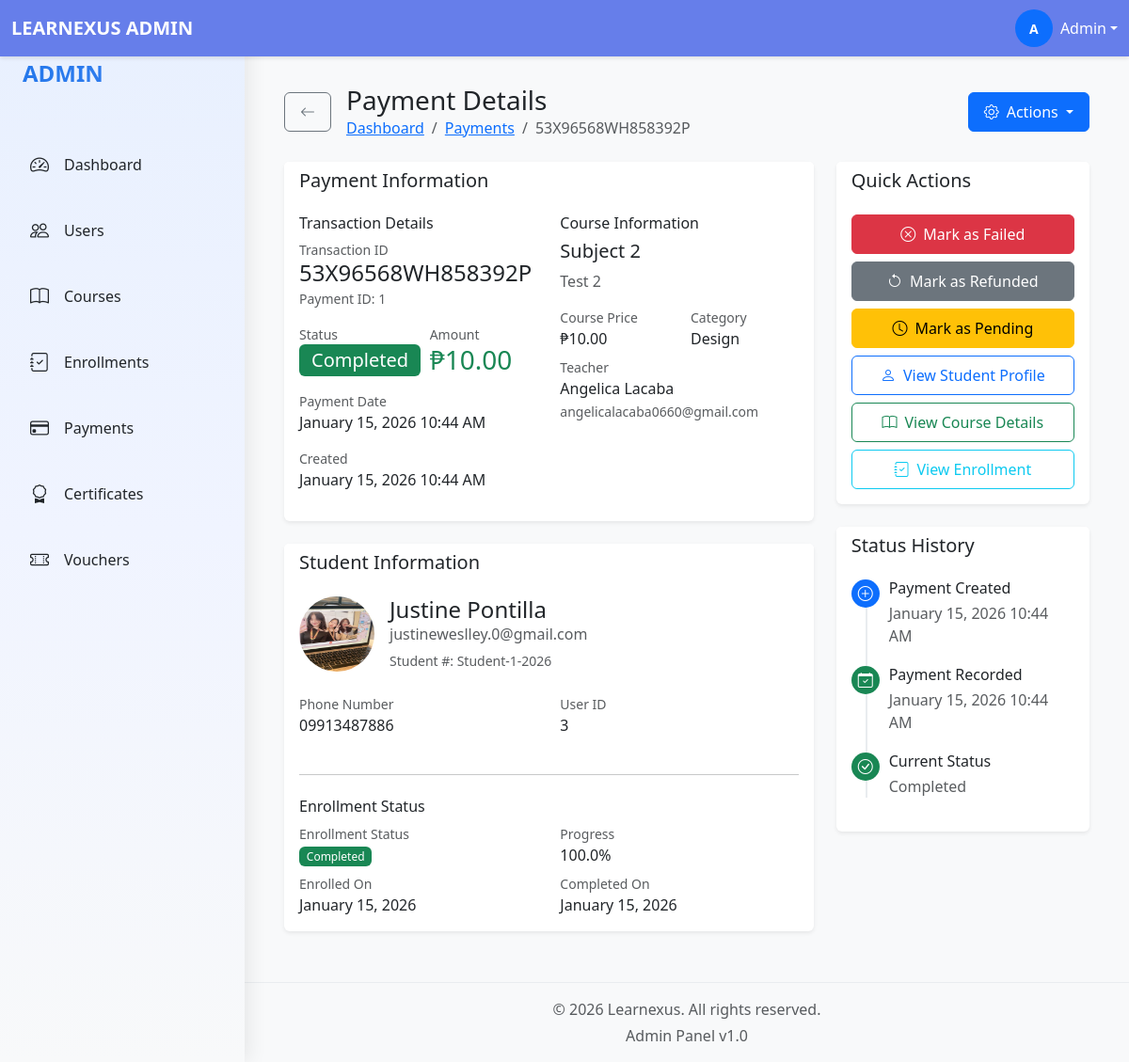
The app's page /admin/payment_view.php?id=1 (signed in) with its own data.
### tables this page shows
CREATE TABLE `payments` (
  `paymentID` int(11) NOT NULL,
  `enrollmentID` int(11) NOT NULL,
  `userID` int(11) NOT NULL,
  `courseID` int(11) NOT NULL,
  `amount` decimal(10,2) NOT NULL,
  `transactionReference` varchar(255) DEFAULT NULL,
  `status` enum('pending','completed','failed','refunded') DEFAULT 'pending',
  `paymentDate` timestamp NULL DEFAULT NULL,
  `createdAt` timestamp NOT NULL DEFAULT current_timestamp()
);

CREATE TABLE `courses` (
  `courseID` int(11) NOT NULL,
  `teacherID` int(11) NOT NULL,
  `title` varchar(255) NOT NULL,
  `description` text DEFAULT NULL,
  `price` decimal(10,2) DEFAULT 0.00,
  `category` varchar(100) DEFAULT NULL,
  `status` enum('draft','published','archived') DEFAULT 'draft',
  `passingScore` int(11) DEFAULT 70,
  `createdAt` timestamp NOT NULL DEFAULT current_timestamp()
);

CREATE TABLE `users` (
  `userID` int(11) NOT NULL,
  `email` varchar(255) NOT NULL,
  `passwordHash` varchar(255) NOT NULL,
  `firstName` varchar(100) NOT NULL,
  `lastName` varchar(100) NOT NULL,
  `middleInitial` varchar(5) NOT NULL,
  `phone` varchar(20) DEFAULT NULL,
  `avatar` varchar(255) DEFAULT NULL,
  `phoneVerified` tinyint(1) DEFAULT 0,
  `emailVerified` tinyint(1) DEFAULT 0,
  `role` enum('student','instructor','admin') DEFAULT 'student',
  `status` enum('active','inactive','suspended') DEFAULT 'active',
  `createdAt` timestamp NOT NULL DEFAULT current_timestamp(),
  `studentNumber` varchar(50) DEFAULT NULL,
  `teacherNumber` varchar(50) DEFAULT NULL
);

CREATE TABLE `enrollments` (
  `enrollmentID` int(11) NOT NULL,
  `userID` int(11) NOT NULL,
  `courseID` int(11) NOT NULL,
  `paymentID` int(11) DEFAULT NULL,
  `progressPercentage` decimal(5,2) DEFAULT 0.00,
  `enrolledAt` timestamp NOT NULL DEFAULT current_timestamp(),
  `completedAt` timestamp NULL DEFAULT NULL,
  `status` enum('active','completed','dropped','pending') DEFAULT 'active'
);

### admin/payment_view.php (the view, shortened to what the rows shown need)
<?php
require_once '../database/db_connect.php';
$paymentID = (int)$_GET['id'];
try {
    $stmt = $conn->prepare("
        SELECT
            p.*,
            u.userID,
            u.firstName,
            u.lastName,
            u.email,
            u.phone,
            u.avatar,
            u.studentNumber,
            c.courseID,
            c.title as courseTitle,
            c.description as courseDescription,
            c.price as coursePrice,
            c.category,
            c.teacherID,
            ct.firstName as teacherFirstName,
            ct.lastName as teacherLastName,
            ct.email as teacherEmail,
            e.enrollmentID,
            e.progressPercentage,
            e.status as enrollmentStatus,
            e.enrolledAt,
            e.completedAt
        FROM payments p
        JOIN users u ON p.userID = u.userID
        JOIN courses c ON p.courseID = c.courseID
        JOIN users ct ON c.teacherID = ct.userID
        LEFT JOIN enrollments e ON p.enrollmentID = e.enrollmentID
        WHERE p.paymentID = ?
    ");
    $stmt->execute([$paymentID]);
    $payment = $stmt->fetch();
} catch (PDOException $e) {
    error_log("Payment View Error: " . $e->getMessage());
    $_SESSION['error'] = 'Error loading payment details';
    header('Location: payments.php');
    exit();
}
include 'includes/header.php';
?>
<div class="main-content">
    <div class="container-fluid">
        <div class="d-flex justify-content-between align-items-center mb-4">
            <div class="d-flex align-items-center">
                <div>
                    <h1 class="h3 mb-0">Payment Details</h1>
                    <nav aria-label="breadcrumb">
                        <ol class="breadcrumb mb-0">
                            <li class="breadcrumb-item"><a href="dashboard.php">Dashboard</a></li>
                            <li class="breadcrumb-item"><a href="payments.php">Payments</a></li>
                            <li class="breadcrumb-item active" aria-current="page"><?php echo htmlspecialchars($payment['transactionReference']); ?></li>
                        </ol>
                    </nav>
                </div>
            </div>
        </div>
        <div class="row mb-4">
            <div class="col-lg-8">
                <div class="card border-0 shadow-sm mb-4">
                    <div class="card-body">
                        <div class="row">
                            <div class="col-md-6">
                                <div class="mb-3">
                                    <small class="text-muted d-block">Transaction ID</small>
                                    <h4 class="mb-0"><?php echo htmlspecialchars($payment['transactionReference']); ?></h4>
                                    <small class="text-muted">Payment ID: <?php echo $payment['paymentID']; ?></small>
                                </div>
                                <div class="row mb-3">
                                    <div class="col-6">
                                        <small class="text-muted d-block">Status</small>
                                        <span class="badge bg-<?php
                                            echo $payment['status'] === 'completed' ? 'success' :
                                                ($payment['status'] === 'pending' ? 'warning' :
                                                ($payment['status'] === 'failed' ? 'danger' : 'secondary'));
                                        ?> fs-5">
                                            <?php echo ucfirst($payment['status']); ?>
                                        </span>
                                    </div>
                                    <div class="col-6">
                                        <small class="text-muted d-block">Amount</small>
                                        <h3 class="text-success mb-0">₱<?php echo number_format($payment['amount'], 2); ?></h3>
                                    </div>
                                </div>
                                <div class="mb-3">
                                    <small class="text-muted d-block">Payment Date</small>
                                    <p class="mb-0">
                                        <?php if ($payment['paymentDate']): ?>
                                            <?php echo date('F d, Y h:i A', strtotime($payment['paymentDate'])); ?>
                                        <?php else: ?>
                                            <span class="text-warning">Not paid yet</span>
                                        <?php endif; ?>
                                    </p>
                                </div>
                                <div class="mb-3">
                                    <small class="text-muted d-block">Created</small>
                                    <p class="mb-0"><?php echo date('F d, Y h:i A', strtotime($payment['createdAt'])); ?></p>
                                </div>
                            </div>
                            <div class="col-md-6">
                                <h6>Course Information</h6>
                                <h5 class="mb-2"><?php echo htmlspecialchars($payment['courseTitle']); ?></h5>
                                <p class="text-muted"><?php echo htmlspecialchars(substr($payment['courseDescription'], 0, 150)) . (strlen($payment['courseDescription']) > 150 ? '...' : ''); ?></p>
                                <div class="row mb-2">
                                    <div class="col-6">
                                        <small class="text-muted d-block">Course Price</small>
                                        <p class="mb-0">₱<?php echo number_format($payment['coursePrice'], 2); ?></p>
                                    </div>
                                    <div class="col-6">
                                        <small class="text-muted d-block">Category</small>
                                        <p class="mb-0"><?php echo !empty($payment['category']) ? htmlspecialchars($payment['category']) : 'N/A'; ?></p>
                                    </div>
                                </div>
                                <div class="mb-3">
                                    <small class="text-muted d-block">Teacher</small>
                                    <p class="mb-0"><?php echo htmlspecialchars($payment['teacherFirstName'] . ' ' . $payment['teacherLastName']); ?></p>
                                    <small class="text-muted"><?php echo htmlspecialchars($payment['teacherEmail']); ?></small>
                                </div>
                            </div>
                        </div>
                    </div>
                </div>
                <div class="card border-0 shadow-sm">
                    <div class="card-body">
                        <div class="d-flex align-items-center mb-4">
                            <?php if (!empty($payment['avatar'])): ?>
                                <img src="<?php echo htmlspecialchars($payment['avatar']); ?>"
                                     class="rounded-circle me-3"
                                     width="80"
                                     height="80"
                                     alt="Avatar">
                            <?php else: ?>
                                <div class="avatar-lg bg-primary text-white rounded-circle d-flex align-items-center justify-content-center me-3">
                                    <?php echo strtoupper(substr($payment['firstName'], 0, 1)); ?>
                                </div>
                            <?php endif; ?>
                            <div>
                                <h4 class="mb-0"><?php echo htmlspecialchars($payment['firstName'] . ' ' . $payment['lastName']); ?></h4>
                                <p class="text-muted mb-1"><?php echo htmlspecialchars($payment['email']); ?></p>
                                <?php if (!empty($payment['studentNumber'])): ?>
                                    <small class="text-muted">Student #: <?php echo htmlspecialchars($payment['studentNumber']); ?></small>
                                <?php endif; ?>
                            </div>
                        </div>
                        <div class="row">
                            <div class="col-md-6">
                                <div class="mb-3">
                                    <small class="text-muted d-block">Phone Number</small>
                                    <p class="mb-0"><?php echo !empty($payment['phone']) ? htmlspecialchars($payment['phone']) : 'N/A'; ?></p>
                                </div>
                            </div>
                            <div class="col-md-6">
                                <div class="mb-3">
                                    <small class="text-muted d-block">User ID</small>
                                    <p class="mb-0"><?php echo $payment['userID']; ?></p>
                                </div>
                            </div>
                        </div>
                        <?php if ($payment['enrollmentID']): ?>
                            <hr class="my-4">
                            <h6>Enrollment Status</h6>
                            <div class="row">
                                <div class="col-md-6">
                                    <small class="text-muted d-block">Enrollment Status</small>
                                    <span class="badge bg-<?php
                                        echo $payment['enrollmentStatus'] === 'completed' ? 'success' :
                                            ($payment['enrollmentStatus'] === 'active' ? 'primary' :
                                            ($payment['enrollmentStatus'] === 'dropped' ? 'danger' : 'warning'));
                                    ?>">
                                        <?php echo ucfirst($payment['enrollmentStatus']); ?>
                                    </span>
                                </div>
                                <div class="col-md-6">
                                    <small class="text-muted d-block">Progress</small>
                                    <p class="mb-0"><?php echo number_format($payment['progressPercentage'], 1); ?>%</p>
                                </div>
                            </div>
                            <div class="row mt-2">
                                <div class="col-md-6">
                                    <small class="text-muted d-block">Enrolled On</small>
                                    <p class="mb-0"><?php echo date('F d, Y', strtotime($payment['enrolledAt'])); ?></p>
                                </div>
                                <?php if ($payment['completedAt']): ?>
                                    <div class="col-md-6">
                                        <small class="text-muted d-block">Completed On</small>
                                        <p class="mb-0"><?php echo date('F d, Y', strtotime($payment['completedAt'])); ?></p>
                                    </div>
                                <?php endif; ?>
                            </div>
                        <?php endif; ?>
                    </div>
                </div>
            </div>
            <div class="col-lg-4">
                <div class="card border-0 shadow-sm mb-4">
                    <div class="card-body">
                        <div class="timeline">
                            <div class="timeline-item">
                                <div class="timeline-content">
                                    <h6>Payment Created</h6>
                                    <p class="text-muted mb-0">
                                        <?php echo date('F d, Y h:i A', strtotime($payment['createdAt'])); ?>
                                    </p>
                                </div>
                            </div>
                            <?php if ($payment['paymentDate']): ?>
                                <div class="timeline-item">
                                    <div class="timeline-icon bg-success">
                                        <i class="bi bi-calendar-check text-white"></i>
                                    </div>
                                    <div class="timeline-content">
                                        <h6>Payment Recorded</h6>
                                        <p class="text-muted mb-0">
                                            <?php echo date('F d, Y h:i A', strtotime($payment['paymentDate'])); ?>
                                        </p>
                                    </div>
                                </div>
                            <?php endif; ?>
                            <div class="timeline-item">
                                <div class="timeline-content">
                                    <h6>Current Status</h6>
                                    <p class="text-muted mb-0">
                                        <?php echo ucfirst($payment['status']); ?>
                                    </p>
                                </div>
                            </div>
                        </div>
                    </div>
                </div>
            </div>
        </div>
    </div>
</div>
<?php include 'includes/footer.php'; ?>

### records on screen
payments: transactionReference "53X96568WH858392P", paymentID "1", status "Completed", amount "10.00", paymentDate "January 15, 2026 10:44 AM", createdAt "January 15, 2026 10:44 AM", courseID.title "Subject 2", courseID.description "Test 2", courseID.price "10.00", courseID.category "Design", users.firstName+lastName "Angelica Lacaba", users.email "angelicalacaba0660@gmail.com", userID.avatar (picture), userID.lastName "Justine Pontilla", userID.email "justineweslley.0@gmail.com", userID.studentNumber "Student-1-2026", userID.phone "09913487886", userID.userID "3", enrollmentID.status "Completed", enrollmentID.progressPercentage "100.0", enrollmentID.enrolledAt "January 15, 2026", enrollmentID.completedAt "January 15, 2026"

### other values on screen
substr($_SESSION['first_name'], 0, 1) "A"
$_SESSION['first_name'] "Admin"
